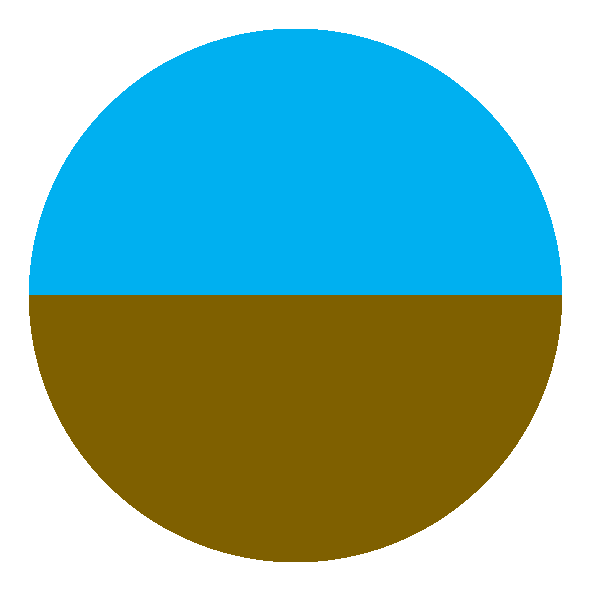
#> input picture python_workflow/input_images/AI_background.png, 591 x 591 px, found by its file name
$ python AttitudeIndicator_test.py
#> lines starting #> are read from the running program, lines starting #| are printed output that depends on the picture
### python_workflow/AttitudeIndicator.py
import sys
from PIL import Image

class AttitudeIndicator():
    """Class for AdditudeIndicator image"""
    def __init__(self):
        """Initialize the attitude indicator image"""
        try:
            self.background = Image.open('.\\input_images\\AI_background.png').convert('RGBA')
#> self.background is the input picture: PIL image 591x591 RGBA; mean R, G, B, A 69.5, 115.8, 105.4, 163.3
            self.pitch = Image.open('.\\input_images\\AI_pitch.png').convert('RGBA')
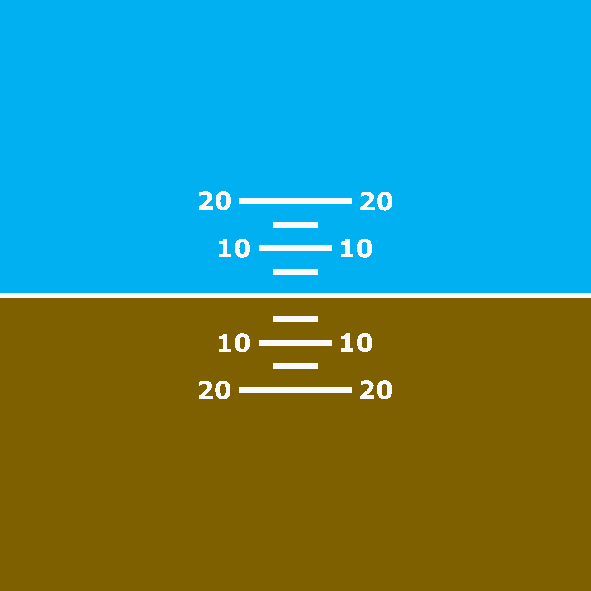
#> input picture python_workflow/input_images/AI_pitch.png, 591 x 591 px, found by its file name
#> self.pitch is the input picture: PIL image 591x591 RGBA; mean R, G, B, A 68.2, 138.9, 123.3, 255
            self.bank = Image.open('.\\input_images\\AI_bank.png').convert('RGBA')
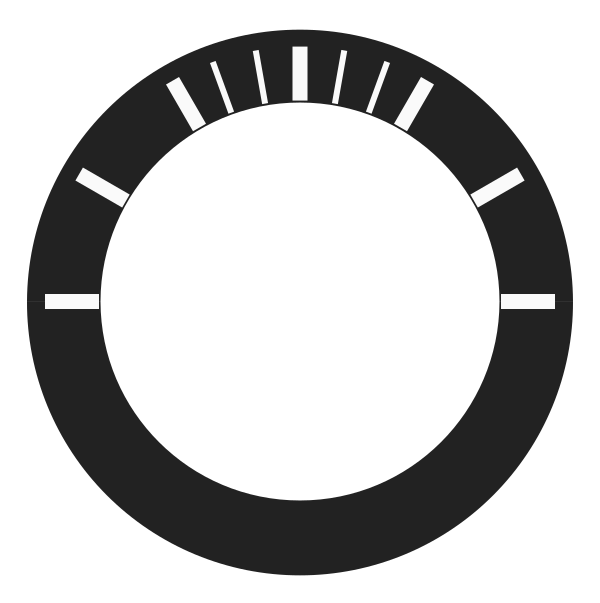
#> input picture python_workflow/input_images/AI_bank.png, 600 x 603 px, found by its file name
#> self.bank is the input picture: PIL image 600x603 RGBA; mean R, G, B, A 191.3, 191.3, 191.3, 77.1
            self.overlay = Image.open('.\\input_images\\AI_overlay.png').convert('RGBA')
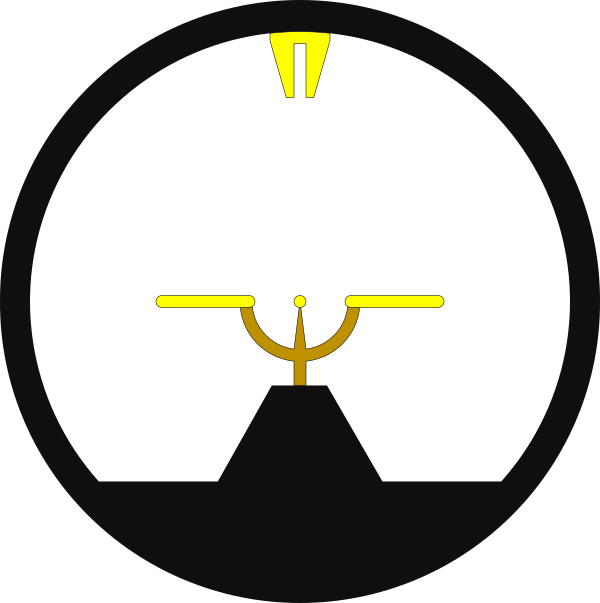
#> input picture python_workflow/input_images/AI_overlay.png, 600 x 603 px, found by its file name
#> self.overlay is the input picture: PIL image 600x603 RGBA; mean R, G, B, A 191.9, 191.6, 187.4, 69.6
        except FileNotFoundError as e:
            print(f'Can\'t open file: {e}')
            sys.exit(1)

        # slide pitch card up or down according to pitch value
        # scaling factor derived empirically
        self.pitch_scaling_factor = 120/20
        self.pitch_height_offset = (self.pitch.height - self.background.height)/2
#> self.pitch_height_offset = 0

    def build_image(self, bank, pitch):
        """Build an attitude indicator image

        Args:
            bank (_type_): aircraft bank angle in degrees
            pitch (_type_): aircraft pitch angle in degrees

        Returns:
            _type_: _description_
        """
        img_ai = Image.new('RGBA', self.background.size)
        img_ai.paste(self.background, (0,0))

        img_pitch = Image.new('RGBA', self.background.size)
        img_pitch.paste(self.background, (0,0))
        pitch_offset = int(pitch * self.pitch_scaling_factor - self.pitch_height_offset)
        img_pitch.paste(self.pitch, (0, pitch_offset))
        img_pitch_rotated = img_pitch.rotate(bank)
        img_ai.paste(img_pitch_rotated, (0,0), self.background)

        img_bank_rotated = self.bank.rotate(bank)
        img_ai.paste(img_bank_rotated, (0,0), img_bank_rotated)

        img_ai.paste(self.overlay, (0,0), self.overlay)
        return img_ai

    def size(self):
        """Return the size of the attitude indicator image"""
        return self.overlay.size

    def width(self):
        """Return the width of the attitude indicator image"""
        return int(self.overlay.width)

    def height(self):
        """Return the height of the attitude indicator image"""
        return int(self.overlay.height)

### python_workflow/AttitudeIndicator_test.py
import os
import AttitudeIndicator

OUTPUT_PATH='.\\output\\AI_test'

if not os.path.exists(OUTPUT_PATH):
    os.makedirs(OUTPUT_PATH)

AI = AttitudeIndicator.AttitudeIndicator()

# Create image/video sequence
counter = 0
for i,bank in enumerate(range(-45,46,5)):
    for j,pitch in enumerate(range(-20,21,5)):
        tmpAI = AI.build_image(bank, pitch)
        # Save image
        tmpAI.save(f'{OUTPUT_PATH}\\AI_{counter:04d}.png')
        print(f'Pitch: {pitch}, Bank: {bank}')
        counter += 1
#> this loop made 19 passes
#> pass 1, in build_image, `img_pitch_rotated = img_pitch.rotate(bank)`:
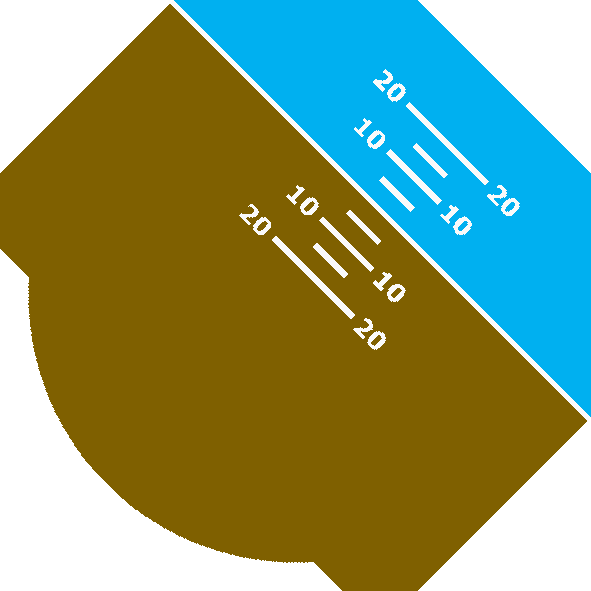
#> img_pitch_rotated: PIL image 591x591 RGBA; mean R, G, B, A 80.6, 98.3, 58, 197.8; transparent parts drawn white
#> pass 1, in build_image, `img_bank_rotated = self.bank.rotate(bank)`:
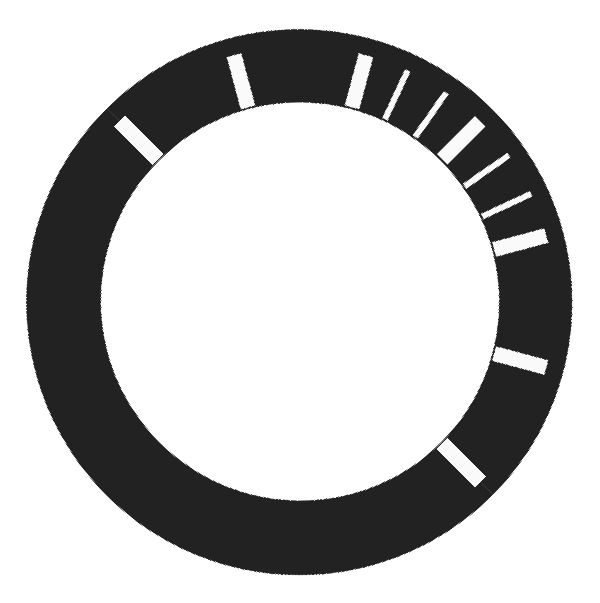
#> img_bank_rotated: PIL image 600x603 RGBA; mean R, G, B, A 147.4, 147.4, 147.4, 77.1; transparent parts drawn white
#> pass 1, `tmpAI.save(f'{OUTPUT_PATH}\\AI_{counter:04d}.png')`:
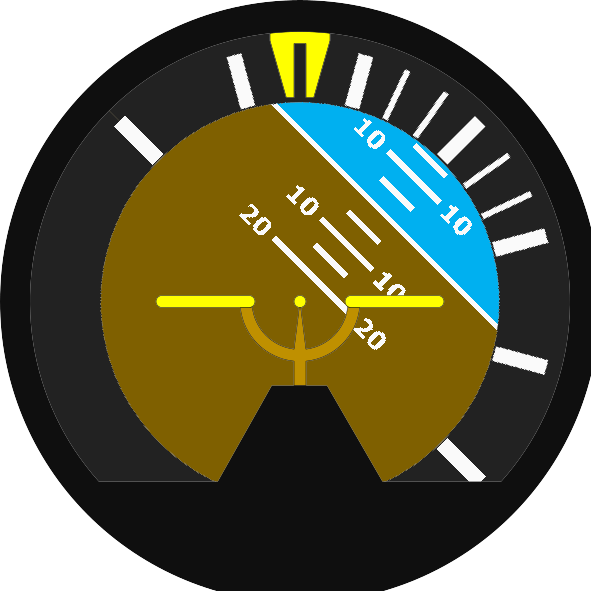
#> saved as AI_0000.png: PIL image 591x591 RGBA; mean R, G, B, A 71.3, 70.8, 45.6, 205.4; transparent parts drawn white
#> after the loop:
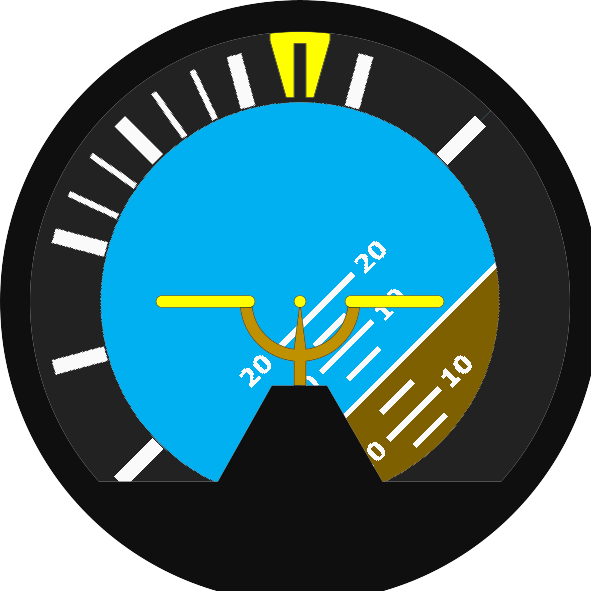
#> tmpAI: PIL image 591x591 RGBA; mean R, G, B, A 44, 87.4, 95.8, 205.4; transparent parts drawn white
